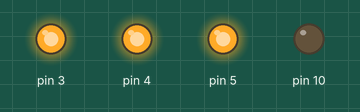
The sketch below on a simulated Arduino Uno, built with avr-gcc and run on an emulated ATmega328P. Shown: output pins drawn as LEDs (lit = HIGH).

Above: at 0.3 s.
At 1.3 s:
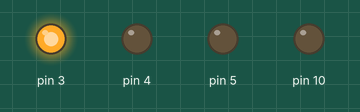
Timing chart, 0 to 2.8 s (numbered marks = the images above):
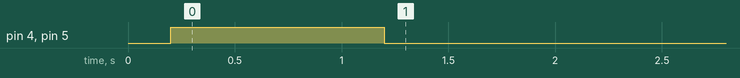

The sketch:

usb.ino
```cpp
#include <Arduino.h>
#define TIMEOUT 3000

char usbbuffer [1000];
int position;
void setup() {
  // put your setup code here, to run once:
  pinMode(3, OUTPUT);
  pinMode(4, OUTPUT);
  pinMode(5, OUTPUT);
  delay(200);
  digitalWrite(3, HIGH);
  digitalWrite(4, HIGH);
  digitalWrite(5, HIGH);
  delay(1000);
  digitalWrite(3, LOW);
  digitalWrite(4, LOW);
  digitalWrite(5, LOW);

  pinMode(10, OUTPUT);
  digitalWrite(10, LOW);
  Serial.begin(230400);
  while (!Serial) {
    ; // wait for serial port to connect. Needed for native USB port only
  }
  digitalWrite(3, HIGH);
  position = 0;

  /*char inData[200];
  unsigned long time  out = millis() + TIMEOUT;
  uint8_t inIndex = 0;
  while ( ((int32_t)(millis() - timeout) < 0) && (inIndex < (sizeof(inData)/sizeof(inData[0])))) {
    delay(200);
    digitalWrite(5, HIGH);
    delay(200);
    digitalWrite(5, LOW);
      if (Serial.available() > 0) {
          inData[inIndex] = Serial.read();
          if ((inData[inIndex] == '\n') || (inData[inIndex]  == '\r')) {
              break;
          }
        Serial.write(inData[inIndex++]);
      }
  }*/
}
void loop() {
  /*while(1){
    delay(500);
    digitalWrite(3, HIGH);
    Serial.print('a');
    delay(500);
    Serial.print('b');
    digitalWrite(3, LOW);
    delay(500);
    Serial.print('c');
  }*/
  if(Serial.available() > 0){
    char b = Serial.read();
    usbbuffer[position] = b;
    position++;
  }
  if(position == 200){
    for(int i=0; i<position; i++){
      Serial.print(usbbuffer[i]);
    }
    //Serial.println();
    //Serial.println("end of transmission");
    digitalWrite(5, HIGH);
    delay(500);
    position = 0;
    digitalWrite(5, LOW);
  }

};
```
